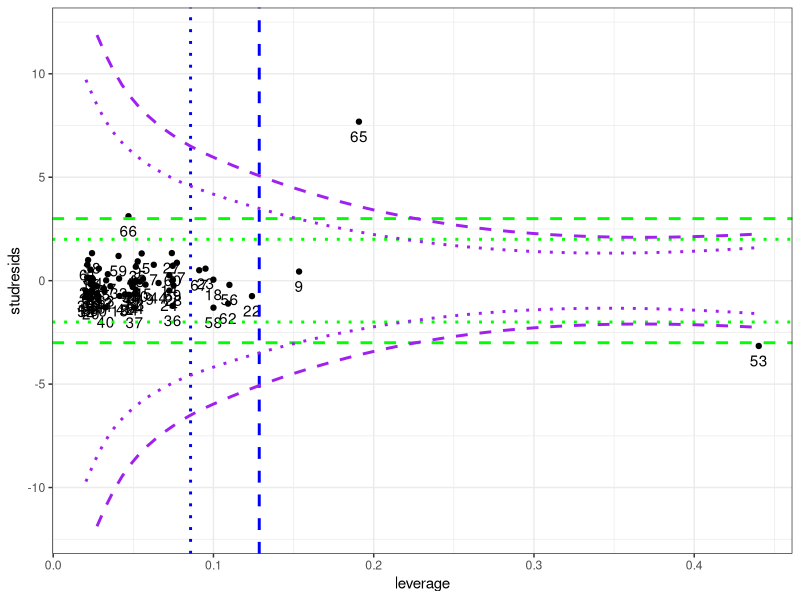

The R source for this figure:
## ---- chunk 1
knitr::opts_chunk$set(echo = F, message=F, warning=F)
library(dplyr)
library(ggplot2)
library(gridExtra)
library(kableExtra)
library(knitr)
library(tidyverse)
library(png)
library('broom')
library('cowplot')

#setwd("~/Google Drive Swat/Swat docs/Stat 21/Data")
options(htmltools.dir.version = FALSE)
#options(knitr.kable.NA = '')

#vg_data <- read_csv("~/Google Drive/Swat docs/Stat11_S20/Midterm1/vgsalesGlobale.csv")
#vg_subset <- vg_data %>% filter((Publisher=="Nintendo")|
#                                (Publisher=="Namco Bandai Games")|(Publisher=="Electronic Arts")) %>% 
#                         filter(Global_Sales <= 4)
theme_set(theme_bw())
## ---- chunk 2
mobility <- read_csv("mobility.csv")

## To do: think of another way to categorize states, red/blue/purple ? (year is 1980-1982)
Confederacy = c("AR","AL","FL","GA","LA","MS","NC","SC","TN","TX","VA")
mobility$Dixie = mobility$State %in% Confederacy %>% factor
mobility$...1 = mobility$ID
mobility0 <- mobility %>% select(-c("Latitude", "Longitude"))
#mobility %>% head
## ---- chunk 3
biomass <- read_table2("biomass_data.txt", col_names = TRUE) 
biomass$Location <- biomass$Location %>% as.factor
## ---- chunk 4
MLR_bio <- lm(BIO ~ pH + K + Location, data = biomass)
summary(MLR_bio)
## ---- chunk 5
#mobility %>% head
set.seed(101)
rsamp <- sample(1:length(mobility0$State), 70, replace=FALSE)
mobility <- mobility0[rsamp,] 
mobility[65,2] <- .4  ## to create extreme Cook's D (fake data)
n<-length(mobility$State)
k <- 3
mod_mobility <- lm(Mobility ~ Commute + Dixie + Commute*Dixie, data=mobility)

influential_pts_data <- mobility %>% mutate(studresids = rstudent(mod_mobility),
                                            leverage = hatvalues(mod_mobility),
                                            cooksd = cooks.distance(mod_mobility),
                                            e_as_h1 = abs(sqrt(((1/leverage)-1)*(0.5*(k+1)))),
                                            e_as_h2 = abs(sqrt(((1/leverage)-1)*(1*(k+1)))))
                                            # fits = mod_mobility$fitted.values,
## plot lines where cooksd = 0.5 and 1 
## d = (stures^2/(k+1))*(h/(1-h))
## plot lines where studresids = 2 and 3 
## plot lines where leverage = 2k/n and 3k/n 


ggplot(data=influential_pts_data) + 
  geom_point(aes(x=leverage, y=studresids),size=1.5) + ylim(-12,12) +
     geom_text(aes(x=leverage, y=studresids), label=rownames(influential_pts_data), nudge_y = -.7) +
  geom_hline(yintercept=2, col="green", lty=3, size=1)+geom_hline(yintercept=-2, col="green", lty=3, size=1) +
  geom_hline(yintercept=3, col="green", lty=2, size=1)+geom_hline(yintercept=-3, col="green", lty=2, size=1) +
  geom_vline(xintercept=2*k/n, col="blue", lty=3, size=1)+geom_vline(xintercept=3*k/n, col="blue", lty=2, size=1) +
  geom_smooth(aes(x=leverage, y=e_as_h1), lty=3, col="purple", se=FALSE)+
    geom_smooth(aes(x=leverage, y=-e_as_h1), lty=3, col="purple", se=FALSE) + 
  geom_smooth(aes(x=leverage, y=e_as_h2), lty=2, col="purple", se=FALSE)+
    geom_smooth(aes(x=leverage, y=-e_as_h2), lty=2, col="purple", se=FALSE) 
